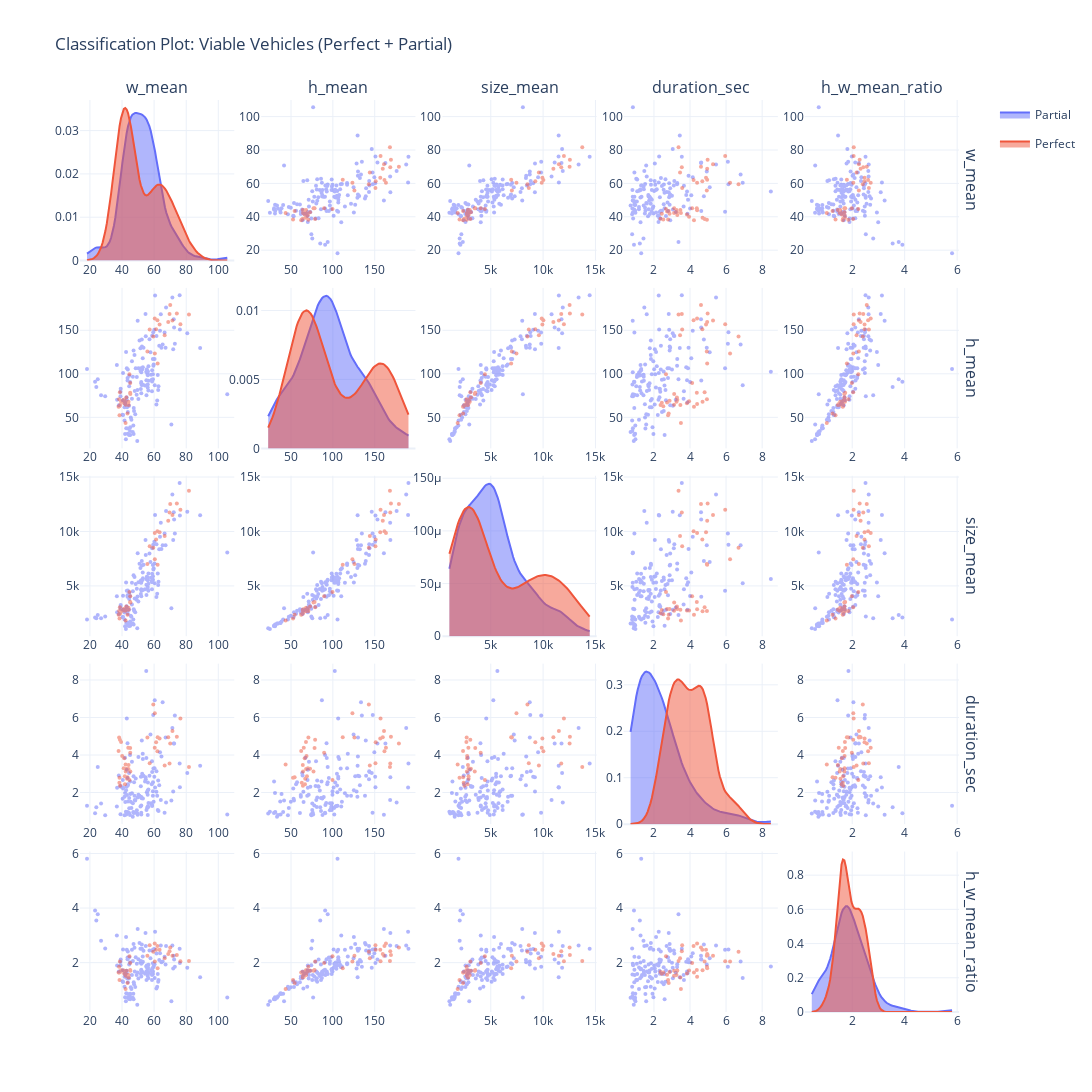

Notebook code for this chart:
### Code cell
## Plot for classification

import plotly.graph_objects as go
from plotly.subplots import make_subplots
import numpy as np
from scipy.stats import gaussian_kde

# 1. Parameters
dims = ['w_mean', 'h_mean', 'size_mean', 'duration_sec', 'h_w_mean_ratio']
categories = final_summary_viable['category'].unique()
n = len(dims)

# 2. Create subplot grid
fig = make_subplots(
    rows=n, cols=n, 
    shared_xaxes=False, shared_yaxes=False,
    horizontal_spacing=0.03, vertical_spacing=0.03,
    column_titles=dims, row_titles=dims
)

# Color palette (2 colors for Perfect and Partial)
colors = ['#636EFA', '#EF553B']

# 3. Fill the matrix
for i, y_col in enumerate(dims):
    for j, x_col in enumerate(dims):
        for k, cat in enumerate(categories):
            df_sub = final_summary_viable[final_summary_viable['category'] == cat]
            
            # If not enough data for KDE (less than 2 points), skip the curve
            if len(df_sub) < 2: continue

            if i == j: # DIAGONAL: Smooth KDE curves
                # Calculate KDE
                x_range = np.linspace(final_summary_viable[x_col].min(), final_summary_viable[x_col].max(), 100)
                try:
                    kde = gaussian_kde(df_sub[x_col])
                    y_kde = kde(x_range)
                    
                    fig.add_trace(
                        go.Scatter(
                            x=x_range, y=y_kde, 
                            name=cat, line=dict(color=colors[k], width=2),
                            fill='tozeroy', opacity=0.3, # Fill under the curve
                            showlegend=(i == 0 and j == 0),
                            legendgroup=cat
                        ),
                        row=i+1, col=j+1
                    )
                except: pass # In case of zero variance

            else: # OFF-DIAGONAL: Scatter plots
                fig.add_trace(
                    go.Scatter(
                        x=df_sub[x_col], y=df_sub[y_col],
                        mode='markers', name=cat, marker_color=colors[k],
                        opacity=0.5, marker_size=4,
                        showlegend=False, legendgroup=cat,
                        hovertext=df_sub['vehicle_id'].apply(lambda x: f"ID: {x}")
                    ),
                    row=i+1, col=j+1
                )

# 4. Configure fixed axes
for i, col in enumerate(dims):
    margin = (final_summary_viable[col].max() - final_summary_viable[col].min()) * 0.05
    r = [final_summary_viable[col].min() - margin, final_summary_viable[col].max() + margin]
    
    for k in range(1, n + 1):
        fig.update_xaxes(range=r, row=k, col=i+1)
        if i != k-1: # Don't touch Y axis for diagonal, as it has density scale
            fig.update_yaxes(range=r, row=i+1, col=k)

fig.update_layout(
    title_text="Classification Plot: Viable Vehicles (Perfect + Partial)",
    width=1200, height=1100,
    template="plotly_white"
)

fig.show()
